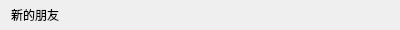
<?xml version="1.0" encoding="UTF-8"?>
<ui version="4.0">
 <class>GroupTipItem</class>
 <widget class="QWidget" name="GroupTipItem">
  <property name="geometry">
   <rect>
    <x>0</x>
    <y>0</y>
    <width>400</width>
    <height>30</height>
   </rect>
  </property>
  <property name="minimumSize">
   <size>
    <width>0</width>
    <height>30</height>
   </size>
  </property>
  <property name="maximumSize">
   <size>
    <width>16777215</width>
    <height>30</height>
   </size>
  </property>
  <property name="windowTitle">
   <string>Form</string>
  </property>
  <layout class="QVBoxLayout" name="verticalLayout">
   <property name="spacing">
    <number>0</number>
   </property>
   <property name="topMargin">
    <number>0</number>
   </property>
   <property name="rightMargin">
    <number>0</number>
   </property>
   <property name="bottomMargin">
    <number>0</number>
   </property>
   <item>
    <widget class="QLabel" name="label">
     <property name="text">
      <string>新的朋友</string>
     </property>
    </widget>
   </item>
  </layout>
 </widget>
 <resources/>
 <connections/>
</ui>
